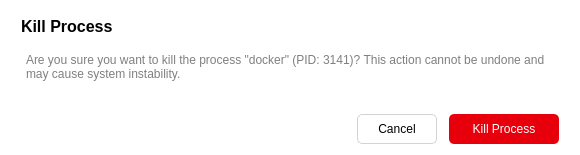
<?xml version="1.0" encoding="UTF-8"?>
<ui version="4.0">
 <class>KillProcess</class>
 <widget class="QDialog" name="KillProcess">
  <property name="geometry">
   <rect>
    <x>0</x>
    <y>0</y>
    <width>580</width>
    <height>155</height>
   </rect>
  </property>
  <property name="windowTitle">
   <string>Kill Process</string>
  </property>
  <property name="styleSheet">
   <string notr="true">background-color: rgb(255, 255, 255);</string>
  </property>
  <layout class="QVBoxLayout" name="verticalLayout_2">
   <item>
    <layout class="QVBoxLayout" name="verticalLayout">
     <property name="leftMargin">
      <number>10</number>
     </property>
     <property name="topMargin">
      <number>0</number>
     </property>
     <property name="rightMargin">
      <number>10</number>
     </property>
     <item>
      <widget class="QLabel" name="label">
       <property name="font">
        <font>
         <pointsize>12</pointsize>
         <weight>75</weight>
         <bold>true</bold>
        </font>
       </property>
       <property name="text">
        <string>Kill Process</string>
       </property>
      </widget>
     </item>
     <item>
      <widget class="QTextEdit" name="textArea">
       <property name="enabled">
        <bool>false</bool>
       </property>
       <property name="maximumSize">
        <size>
         <width>16777215</width>
         <height>60</height>
        </size>
       </property>
       <property name="autoFillBackground">
        <bool>true</bool>
       </property>
       <property name="styleSheet">
        <string notr="true">background: transparent;</string>
       </property>
       <property name="placeholderText">
        <string>Are you sure you want to kill the process &quot;docker&quot; (PID: 3141)? This action cannot be undone and may cause system instability.</string>
       </property>
      </widget>
     </item>
     <item>
      <layout class="QHBoxLayout" name="horizontalLayout">
       <property name="spacing">
        <number>12</number>
       </property>
       <item>
        <spacer name="horizontalSpacer">
         <property name="orientation">
          <enum>Qt::Horizontal</enum>
         </property>
         <property name="sizeHint" stdset="0">
          <size>
           <width>278</width>
           <height>20</height>
          </size>
         </property>
        </spacer>
       </item>
       <item>
        <widget class="QPushButton" name="cancelBtn">
         <property name="minimumSize">
          <size>
           <width>80</width>
           <height>30</height>
          </size>
         </property>
         <property name="maximumSize">
          <size>
           <width>180</width>
           <height>30</height>
          </size>
         </property>
         <property name="cursor">
          <cursorShape>ArrowCursor</cursorShape>
         </property>
         <property name="styleSheet">
          <string notr="true">* {
	background-color: rgb(255, 255, 255);
	border-radius: 5px;  
	border: 1px solid #d3d3d3;
}

QPushButton:hover {
	background-color: #e9ebef;
}</string>
         </property>
         <property name="text">
          <string>Cancel</string>
         </property>
        </widget>
       </item>
       <item>
        <widget class="QPushButton" name="killBtn">
         <property name="minimumSize">
          <size>
           <width>110</width>
           <height>30</height>
          </size>
         </property>
         <property name="maximumSize">
          <size>
           <width>180</width>
           <height>30</height>
          </size>
         </property>
         <property name="cursor">
          <cursorShape>ArrowCursor</cursorShape>
         </property>
         <property name="styleSheet">
          <string notr="true">* {
	color: rgb(255, 255, 255);
	background-color: #e7000b;
	border-radius: 5px;  
}

QPushButton:hover {
	background-color: rgb(202, 0, 10);
}</string>
         </property>
         <property name="text">
          <string>Kill Process</string>
         </property>
        </widget>
       </item>
      </layout>
     </item>
    </layout>
   </item>
  </layout>
 </widget>
 <resources/>
 <connections/>
</ui>
